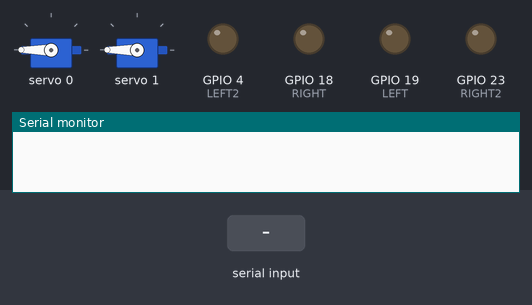
The sketch below on a simulated ESP32. Parts: 2 × servo, output pins drawn as LEDs (lit = HIGH), the last lines printed to the serial monitor. Inputs (shaded band) come from the test bench. Nothing arrives over Bluetooth unless stated.

Above: at 1.2 s.
1.3 s: "F" received over the second serial link
At 2.3 s:
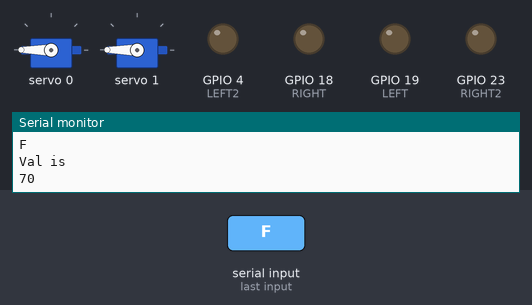
2.8 s: "G" received over the second serial link
At 3.5 s:
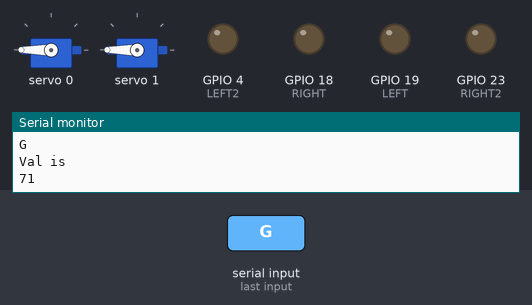
4.3 s: "L" received over the second serial link
At 4.6 s:
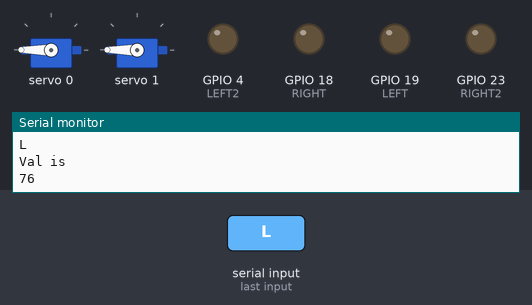
5.8 s: "R" received over the second serial link
At 7.0 s:
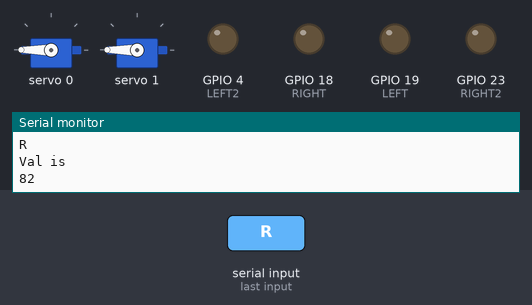
7.3 s: "Q" received over the second serial link
At 8.1 s:
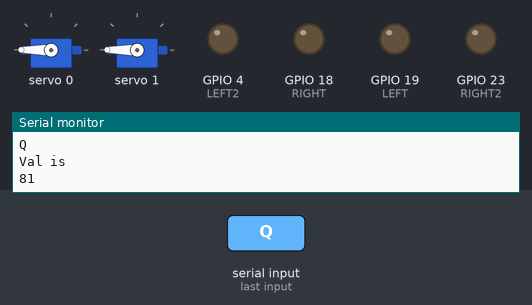
8.8 s: "E" received over the second serial link
At 9.3 s:
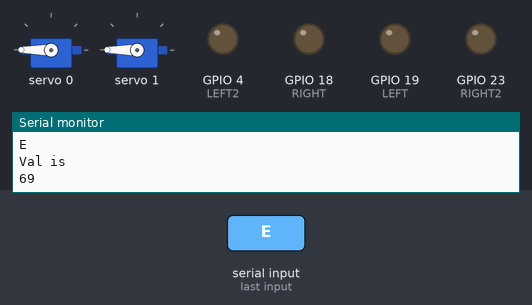
Timing chart, 0 to 11.3 s (numbered marks = the images above; inputs shaded):
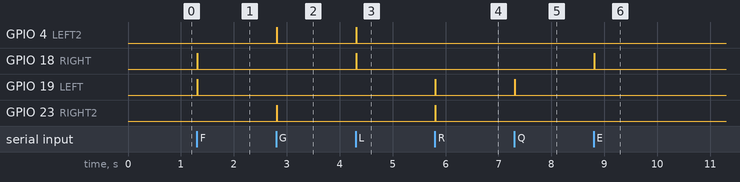

The sketch:

CodigoBluetoothWalle.ino
```cpp
#define RIGHT 18
#define RIGHT2 23


#define LEFT 19
#define LEFT2 4


#include <Wire.h>
#include <Adafruit_PWMServoDriver.h>
Adafruit_PWMServoDriver pca9685;

#include "BluetoothSerial.h"
BluetoothSerial BT;

#define SERVO1_PIN_L 0 // Canal del PCA9685 para el primer servo
#define SERVO2_PIN_R 1
#define SERVO3_PIN_H 2
#define SERVO4_PIN_N 3


int grad = 0;


void Stop();
void forward();
void back();
void left();
void right();
void topright();
void topleft();
void bottomright();
void bottomleft();

#define SERVOMIN 150 // This is the 'minimum' pulse length count (out of 4096)
#define SERVOMAX 220 // ) //cambiar / subir para dejar al servo moverse mas //o puede ser USMAX
#define USMIN 150 // This is the rounded 'minimum' microsecond length based on the minimum pulse of 150
#define USMAX 600 // This is the rounded 'maximum' microsecond length based on the maximum pulse of 600
#define SERVO_FREQ 50 // Analog servos run at ~50 Hz updates


void setup(){


    pinMode(RIGHT, OUTPUT);
    pinMode(RIGHT2, OUTPUT);
    pinMode(LEFT, OUTPUT);
    pinMode(LEFT2, OUTPUT);


    pca9685.begin();
    pca9685.setOscillatorFrequency(27000000);
    pca9685.setPWMFreq(SERVO_FREQ); // Analog servos run at ~50 Hz updates; // Establecer la frecuencia PWM en 60 Hz

    // Configura la posición inicial de los servos
    pca9685.setPWM(SERVO1_PIN_L, 0, 4095); // Coloca el servo 1 en la posición inicial
    pca9685.setPWM(SERVO2_PIN_R, 0, 4095);

    Serial.begin(115200);
    BT.begin("rodvert");
}


void loop(){
  if (BT.available()) {
    int read = BT.read();
    //while

     listenBluetoothCommands(read);
      listenServosCommands(read);
  }else{
    Stop();
  }
  delay(10);
}

void listenBluetoothCommands(int val){
  if (val == 'F'){
    forward();
    Serial.println("F");
  }

  if (val == 'G'){
    back();
    Serial.println("G");

  }

  if (val == 'L'){
    left();
    Serial.println("L");
  }

  if (val == 'R'){
    Serial.println("R");
      right();
  }
  if (val == 'Q'){
    Serial.println("Q");
   topright();
  }

  if (val == 'E'){
    Serial.println("E");

    topleft();
  }

  if (val == 'Z'){
    Serial.println("Z");
    bottomright();
  }

  if (val == 'C'){
    Serial.println("C");
    bottomleft();
  }

  if (val == 'S'){ //sin comillas
    Stop();
  }
}


void listenServosCommands(int val){
  Serial.println("Val is");
  Serial.println(val);

  if (val == 89){
      while(true){ //dangereous
        Serial.println("up & down left");
        for (int i = 0; i < 270;i++){
          moveServo(SERVO1_PIN_L,i);
          delay(10);
          Serial.println("up");
        }
        delay(1000);
        for (int i = 270; i >= 0;i--){
          moveServo(SERVO1_PIN_L,i);
          delay(10);
          Serial.println(" downt");
        }
        Serial.println("finish down and up ");
        break;
      }
    }
      if (val == 88){ //change later
      while(true){ //dangereous
        Serial.println("up & down left");
        for (int i = 0; i < 180;i++){
          moveServo(SERVO2_PIN_R,i);
          delay(10);
          Serial.println("up");
        }
        delay(1000);
        for (int i = 180; i >= 0;i--){
          moveServo(SERVO2_PIN_R,i);
          delay(10);
          Serial.println(" downt");
        }
        Serial.println("finish down up :v uwu");
        break;
      }
    }
      if (val == 77){ //CUELLITOp
      while(true){ //dangereous
        Serial.println("up and down neckbottom");
        for (int i = 0; i < 360;i++){
          moveServo(SERVO3_PIN_H,i);
          delay(10);
          Serial.println("upp");
        }
        delay(1000);
        for (int i = 360; i >= 0;i--){
          moveServo(SERVO3_PIN_H,i);
          delay(10);
          Serial.println(" downtt");
        }
        Serial.println("finish down up :v uwu");
        break;
      }
    }
      if (val == 78){ //CABEZA
      while(true){ //dangereous
        Serial.println("up & down necktop");
        for (int i = 0; i < 400;i++){
          moveServo(SERVO4_PIN_N,i);
          delay(10);
          Serial.println("upi");
        }
        delay(1000);
        for (int i = 400; i >= 0;i--){
          moveServo(SERVO4_PIN_N,i);
          delay(10);
          Serial.println(" downti");
        }
        Serial.println("finish down up :v uwu");
        break;
      }
    }

}

void moveServo(uint8_t servoPin, int degrees) {
  uint8_t pulselength = map(degrees, 0, 180, SERVOMIN, SERVOMAX);
  pca9685.setPWM(servoPin, 0, pulselength); // Establecer la posición del servo
}

void forward()
{
 digitalWrite(RIGHT, HIGH);
  digitalWrite(RIGHT2, LOW);


  digitalWrite(LEFT, HIGH);
  digitalWrite(LEFT2, LOW);

}

void back()
{
  digitalWrite(RIGHT, LOW);
  digitalWrite(RIGHT2, HIGH);


  digitalWrite(LEFT, LOW);
  digitalWrite(LEFT2, HIGH);

}

void left()
{

  digitalWrite(RIGHT, HIGH);
  digitalWrite(RIGHT2, LOW);


  digitalWrite(LEFT, LOW);
  digitalWrite(LEFT2, HIGH);


}

void right()
{

  digitalWrite(RIGHT, LOW);
  digitalWrite(RIGHT2, HIGH);


  digitalWrite(LEFT, HIGH);
  digitalWrite(LEFT2, LOW);


}

void topleft(){

    digitalWrite(RIGHT, HIGH);
  digitalWrite(RIGHT2, LOW);


  digitalWrite(LEFT, LOW);
  digitalWrite(LEFT2, LOW);


}

void topright()
{

    digitalWrite(RIGHT, LOW);
  digitalWrite(RIGHT2, LOW);


  digitalWrite(LEFT, HIGH);
  digitalWrite(LEFT2, LOW);


}

void bottomleft()
{

  digitalWrite(RIGHT, LOW);
  digitalWrite(RIGHT2, LOW);


  digitalWrite(LEFT, LOW);
  digitalWrite(LEFT2, HIGH);


}

void bottomright()
{


  digitalWrite(RIGHT, LOW);
  digitalWrite(RIGHT2, HIGH);


  digitalWrite(LEFT, LOW);
  digitalWrite(LEFT2, LOW);


}


void Stop()
{
  digitalWrite(RIGHT, LOW);
  digitalWrite(RIGHT2, LOW);


  digitalWrite(LEFT, LOW);
  digitalWrite(LEFT2, LOW);

}
```

Measured:
- after the input at 1.3 s, GPIO 18 (RIGHT), GPIO 19 (LEFT): LOW → HIGH at once, → LOW 0.01 s later
- after the input at 2.8 s, GPIO 4 (LEFT2), GPIO 23 (RIGHT2): LOW → HIGH at once, → LOW 0.01 s later
- after the input at 4.3 s, GPIO 4 (LEFT2), GPIO 18 (RIGHT): LOW → HIGH at once, → LOW 0.01 s later
- after the input at 5.8 s, GPIO 19 (LEFT), GPIO 23 (RIGHT2): LOW → HIGH at once, → LOW 0.01 s later
- after the input at 7.3 s, GPIO 19 (LEFT): LOW → HIGH at once, → LOW 0.01 s later
- after the input at 8.8 s, GPIO 18 (RIGHT): LOW → HIGH at once, → LOW 0.01 s later
